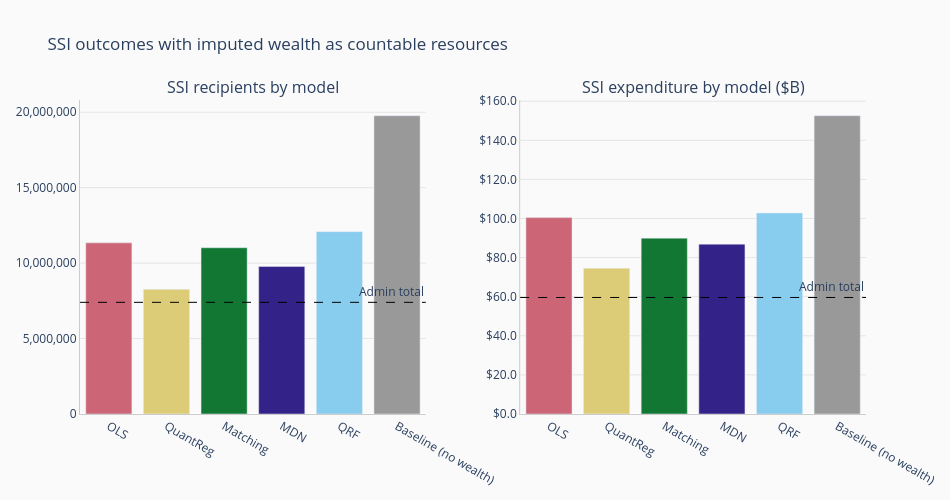

This figure's notebook cell:
### Markdown cell above
## SSI Policy Analysis: Impact of Imputed Wealth

With imputed net worth from each model, we can now test how the SSI
resource test changes outcomes. By default, PolicyEngine's
microsimulation assigns the resource test probabilistically (using a
40% pass rate parameter), because the CPS lacks wealth data. Imputation 
enables moving away from this, more accurately capturing which 
eligible persons would actually pass teh resource test based on 
their imputed net worth. We override the 40% random pass rate with a 
Reform that applies the actual resource-limit logic using our 5 different 
imputed net worth distributions.

Each model's household-level net worth is mapped to the person-level
`ssi_countable_resources` variable (assigned to household heads; the
`marital_unit.sum` in `meets_ssi_resource_test` handles joint claims).
Households with imputed net worth above the $2,000 individual /
$3,000 couple threshold will fail the resource test and lose SSI
eligibility. The magnitude of this effect depends on the wealth
distribution each imputation model produces.

### Code cell
# SSI with imputed wealth as countable resources

from policyengine_us import Microsimulation
from policyengine_us.model_api import Variable, YEAR, USD, where
from policyengine_us.entities import Person
from policyengine_core.reforms import Reform
from policyengine_us_data import EnhancedCPS_2024

person_hh_ids = cps["person_household_id"]
is_head = cps["is_household_head"].astype(bool)
hh_ids = cps_data["household_id"].values


def make_ssi_resource_reform(resources_array):
    """Reform that injects imputed resources and bypasses the
    microsimulation probabilistic shortcut in meets_ssi_resource_test
    so that actual resource-limit logic is used instead."""
    arr = resources_array.copy()

    class ssi_countable_resources(Variable):
        value_type = float
        entity = Person
        label = "SSI countable resources"
        unit = USD
        definition_period = YEAR

        def formula(person, period, parameters):
            return arr

    class meets_ssi_resource_test(Variable):
        value_type = bool
        entity = Person
        label = "Meets SSI resource test"
        unit = USD
        definition_period = YEAR

        def formula(person, period, parameters):
            p = parameters(period).gov.ssa.ssi
            joint_claim = person("ssi_claim_is_joint", period)
            personal_resources = person("ssi_countable_resources", period)
            countable_resources = where(
                joint_claim,
                person.marital_unit.sum(personal_resources),
                personal_resources,
            )
            resource_limit = where(
                joint_claim,
                p.eligibility.resources.limit.couple,
                p.eligibility.resources.limit.individual,
            )
            return countable_resources <= resource_limit

    class reform(Reform):
        def apply(self):
            self.update_variable(ssi_countable_resources)
            self.update_variable(meets_ssi_resource_test)

    return reform


ssi_results = {}

for model_name, imputations in model_results.items():
    # Map household-level imputed net worth to person-level
    person_df = pd.DataFrame({"household_id": person_hh_ids})
    hh_df = pd.DataFrame(
        {
            "household_id": hh_ids,
            "networth": imputations["networth"].values.flatten(),
        }
    )
    merged = person_df.merge(hh_df, on="household_id", how="left")
    person_networth = merged["networth"].fillna(0).values

    # Assign to household heads only (non-heads get 0);
    # meets_ssi_resource_test uses marital_unit.sum for joint
    # claims, so the head's value propagates correctly.
    person_resources = np.where(is_head, np.maximum(person_networth, 0), 0.0).astype(
        np.float32
    )

    # Create simulation with reform that uses actual resource logic
    sim = Microsimulation(
        dataset=EnhancedCPS_2024,
        reform=make_ssi_resource_reform(person_resources),
    )
    ssi = sim.calculate("ssi", period=2024)

    total_exp = float(ssi.sum())
    total_recip = float((ssi > 0).astype(float).sum())
    avg_mo = total_exp / total_recip / 12 if total_recip > 0 else 0

    ssi_results[model_name] = {
        "recipients": total_recip,
        "expenditure": total_exp,
        "avg_monthly": avg_mo,
    }

# Add baseline (no wealth data) for comparison
ssi_results["Baseline (no wealth)"] = {
    "recipients": total_recipients,
    "expenditure": total_expenditure,
    "avg_monthly": avg_monthly_benefit,
}

# Comparison table 
print("=" * 80)
print("SSI OUTCOMES BY IMPUTATION MODEL")
print("(Imputed net worth used as ssi_countable_resources)")
print("=" * 80)
print(
    f"{'Model':<25} {'Recipients':>12} {'Expend ($B)':>12} "
    f"{'Avg Mo ($)':>11} {'Recip %':>9}"
)
print("-" * 80)
for model, r in ssi_results.items():
    print(
        f"{model:<25} "
        f"{r['recipients']:>12,.0f} "
        f"{r['expenditure'] / 1e9:>12.2f} "
        f"{r['avg_monthly']:>11,.0f} "
        f"{r['recipients'] / admin_recipients:>8.1%}"
    )
print("-" * 80)
print(
    f"{'Admin total':<25} "
    f"{admin_recipients:>12,} "
    f"{admin_expenditure / 1e9:>12.1f} "
    f"{admin_avg_monthly:>11,} "
    f"{'100.0%':>9}"
)

# Visualization
model_colors = [
    "#CC6677",  # OLS
    "#DDCC77",  # QuantReg
    "#117733",  # Matching
    "#332288",  # MDN
    "#88CCEE",  # QRF
    "#999999",  # Baseline
]

models = list(ssi_results.keys())
recipients = [r["recipients"] for r in ssi_results.values()]
expenditures = [r["expenditure"] / 1e9 for r in ssi_results.values()]

fig = make_subplots(
    rows=1,
    cols=2,
    subplot_titles=[
        "SSI recipients by model",
        "SSI expenditure by model ($B)",
    ],
    horizontal_spacing=0.12,
)

fig.add_trace(
    go.Bar(
        x=models,
        y=recipients,
        marker_color=model_colors[: len(models)],
        showlegend=False,
    ),
    row=1,
    col=1,
)
fig.add_hline(
    y=admin_recipients,
    line_dash="dash",
    line_color="black",
    line_width=1,
    annotation_text="Admin total",
    annotation_position="top right",
    row=1,
    col=1,
)

fig.add_trace(
    go.Bar(
        x=models,
        y=expenditures,
        marker_color=model_colors[: len(models)],
        showlegend=False,
    ),
    row=1,
    col=2,
)
fig.add_hline(
    y=admin_expenditure / 1e9,
    line_dash="dash",
    line_color="black",
    line_width=1,
    annotation_text="Admin total",
    annotation_position="top right",
    row=1,
    col=2,
)

fig.update_layout(
    title="SSI outcomes with imputed wealth as countable resources",
    width=PLOT_CONFIG["width"] + 200,
    height=PLOT_CONFIG["height"] - 100,
    paper_bgcolor=PLOT_CONFIG["paper_bgcolor"],
    plot_bgcolor=PLOT_CONFIG["plot_bgcolor"],
)
fig.update_xaxes(
    showgrid=PLOT_CONFIG["showgrid_x"],
    showline=PLOT_CONFIG["showline"],
    linecolor=PLOT_CONFIG["linecolor"],
)
fig.update_yaxes(
    showgrid=PLOT_CONFIG["showgrid_y"],
    gridcolor=PLOT_CONFIG["gridcolor"],
    gridwidth=PLOT_CONFIG["gridwidth"],
    showline=PLOT_CONFIG["showline"],
    linecolor=PLOT_CONFIG["linecolor"],
)
fig.update_yaxes(tickformat=",.0f", row=1, col=1)
fig.update_yaxes(tickprefix="$", tickformat=".1f", row=1, col=2)

fig.show()

### Figure 1 — Plotly figure (JSON) as saved in the notebook; plotly's stock layout.template omitted (floating-point values rounded to 4 significant figures)
{"data": [{"marker": {"color": ["#CC6677", "#DDCC77", "#117733", "#332288", "#88CCEE", "#999999"]}, "showlegend": false, "type": "bar", "x": ["OLS", "QuantReg", "Matching", "MDN", "QRF", "Baseline (no wealth)"], "xaxis": "x", "y": [11340000.0, 8262000.0, 11020000.0, 9778000.0, 12080000.0, 19770000.0], "yaxis": "y"}, {"marker": {"color": ["#CC6677", "#DDCC77", "#117733", "#332288", "#88CCEE", "#999999"]}, "showlegend": false, "type": "bar", "x": ["OLS", "QuantReg", "Matching", "MDN", "QRF", "Baseline (no wealth)"], "xaxis": "x2", "y": [100.5, 74.58, 89.95, 86.88, 102.8, 152.6], "yaxis": "y2"}], "layout": {"annotations": [{"font": {"size": 16}, "showarrow": false, "text": "SSI recipients by model", "x": 0.22, "xanchor": "center", "xref": "paper", "y": 1, "yanchor": "bottom", "yref": "paper"}, {"font": {"size": 16}, "showarrow": false, "text": "SSI expenditure by model ($B)", "x": 0.78, "xanchor": "center", "xref": "paper", "y": 1, "yanchor": "bottom", "yref": "paper"}, {"showarrow": false, "text": "Admin total", "x": 1, "xanchor": "right", "xref": "x domain", "y": 7400000, "yanchor": "bottom", "yref": "y"}, {"showarrow": false, "text": "Admin total", "x": 1, "xanchor": "right", "xref": "x2 domain", "y": 59.6, "yanchor": "bottom", "yref": "y2"}], "height": 500, "paper_bgcolor": "#FAFAFA", "plot_bgcolor": "#FAFAFA", "shapes": [{"line": {"color": "black", "dash": "dash", "width": 1}, "type": "line", "x0": 0, "x1": 1, "xref": "x domain", "y0": 7400000, "y1": 7400000, "yref": "y"}, {"line": {"color": "black", "dash": "dash", "width": 1}, "type": "line", "x0": 0, "x1": 1, "xref": "x2 domain", "y0": 59.6, "y1": 59.6, "yref": "y2"}], "title": {"text": "SSI outcomes with imputed wealth as countable resources"}, "width": 950, "xaxis": {"anchor": "y", "domain": [0, 0.44], "linecolor": "#CCCCCC", "showgrid": false, "showline": true}, "xaxis2": {"anchor": "y2", "domain": [0.56, 1], "linecolor": "#CCCCCC", "showgrid": false, "showline": true}, "yaxis": {"anchor": "x", "domain": [0, 1], "gridcolor": "#E5E5E5", "gridwidth": 1, "linecolor": "#CCCCCC", "showgrid": true, "showline": true, "tickformat": ",.0f"}, "yaxis2": {"anchor": "x2", "domain": [0, 1], "gridcolor": "#E5E5E5", "gridwidth": 1, "linecolor": "#CCCCCC", "showgrid": true, "showline": true, "tickformat": ".1f", "tickprefix": "$"}}}
